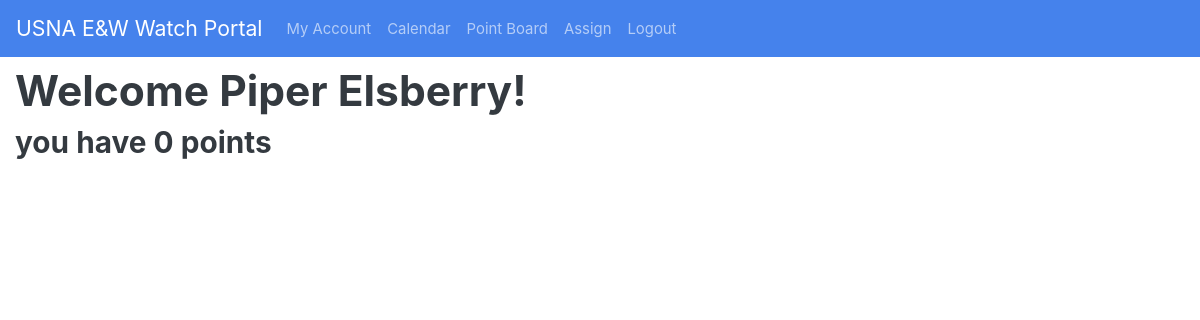
Page / (signed in) on the earlier database version.
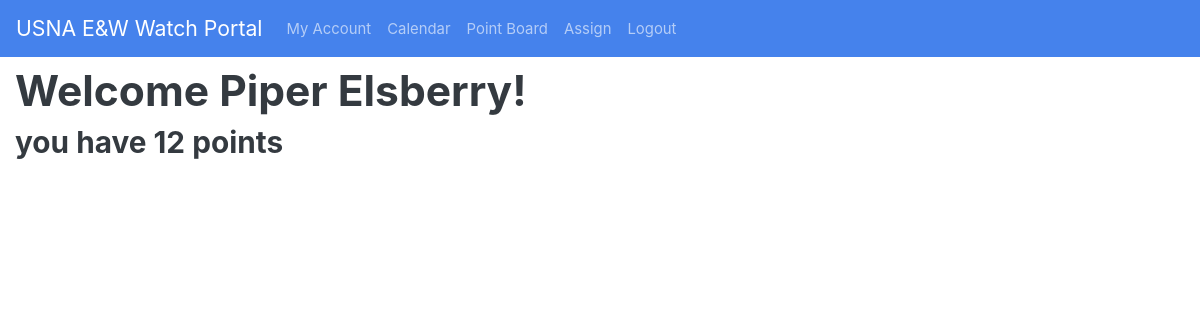
Same page on the later database version.
### app.py (models this page shows, shortened)
class User(UserMixin, db.Model):
    __tablename__ = 'Users'
    id = db.Column(db.Integer, primary_key=True)
    active = db.Column(db.Boolean, default=True)
    first = db.Column(db.String(128))
    last = db.Column(db.String(128))
    email = db.Column(db.String(64), index=True, unique=True)
    password_hash = db.Column(db.String(128))
    created = db.Column(db.DateTime, index=False,
                        unique=False, default=date.today())
    phone = db.Column(db.Integer)
    qualified = db.Column(db.Boolean, index=True, unique=False, default=False)
    data = db.Column(db.String(32768), index=False, unique=False)
    points = db.Column(db.Integer, index=True, unique=False, default=0)
    department = db.Column(db.String(128))
    def __repr__(self):
        return f"{self.first} {self.last}"

### app.py (the view)
@app.route('/', methods=['GET', 'POST'])
def index():
    return render_template('welcome.html')

### app.py (called while the page is built)
@login.user_loader
def load_user(id=1):
    return User.query.get(int(id))

### templates/welcome.html
{%extends "base.html"%}
{%block content%}
{%if current_user.is_authenticated%}
<h1>Welcome {{current_user}}!</h1>
<h3>you have {{current_user.points}} points</h3>
{%else%}
<h1> Welcome to the E&W Duty Portal</h1>
<a href="{{url_for('register')}}"><h3>Click here to register a new account</h3></a>
{%endif%}
{%endblock%}

Differences in the rows shown:
changed User "Piper Elsberry": points "0" → "12"
